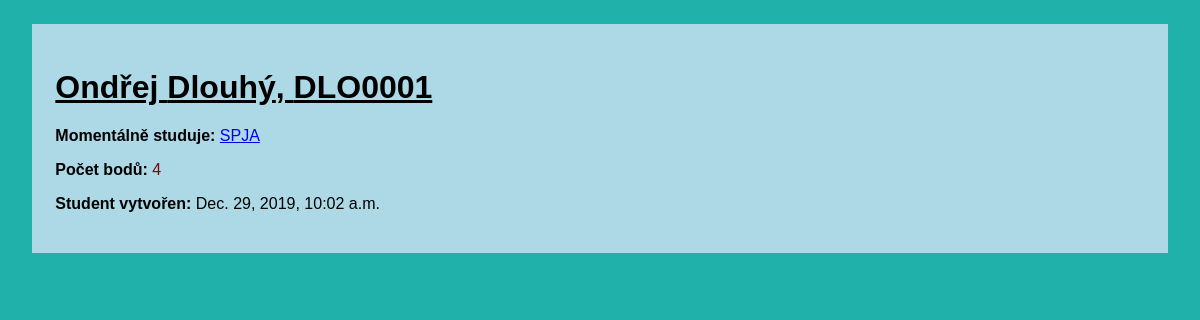
Page /student/1 on the earlier database version.
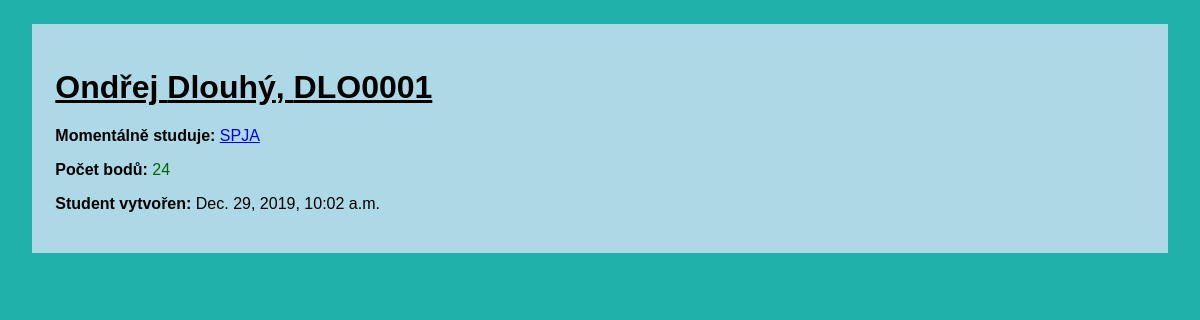
Same page on the later database version.
### grading/models.py (models this page shows, shortened)
class Student(models.Model):
    login = models.CharField(max_length=7, unique=True, null=False)
    password = models.CharField(max_length=100, null=False)
    degree = models.CharField(max_length=100, null=True, blank=False)
    name = models.CharField(max_length=25, null=False)
    surname = models.CharField(max_length=700, null=False)
    created_at = models.DateTimeField(auto_now_add=True)
    points = models.IntegerField(null=False)
    subject = models.ForeignKey(Subject, related_name='students', on_delete=models.CASCADE)

class Subject(models.Model):
    subject_code = models.CharField(max_length=20, null=False, unique=True)
    title = models.CharField(max_length=200, null=False)
    description = models.TextField(max_length=2000, null=False)
    min_points = models.IntegerField(null=False)
    created_at = models.DateField(auto_now_add=True)
    teacher = models.ForeignKey(Teacher, related_name='subjects', on_delete=models.SET_NULL, null=True)
    def __str__(self):
        return self.subject_code

### grading/views.py (the view)
# urls.py: path('student/<int:student_id>', views.student, name="student"),
def student(request, student_id):
    return render(request, 'grading/student.html', {'student' : get_object_or_404(Student, id=student_id)})

### grading/templates/grading/student.html (shortened to what this page needs)
<body>
    <div id=main>
        <h1><u>{{ student.name }} {{ student.surname }}, {{student.login}}</u></h1>
        <div>
            <p>
                <strong>Momentálně studuje: </strong>
                <a href="{% url 'grading:subject_details' student.subject.id %}">{{ student.subject }}</a>
            </p>
            {% if student.points >= student.subject.min_points%}
            <p class="done">
                <strong id="strong_text_in_done_notdone">Počet bodů: </strong>
                {{student.points}}</p>
            {% else %}
            <p class="notdone">
                <strong id="strong_text_in_done_notdone">Počet bodů: </strong>
                {{student.points}}</p>
            {% endif %}
            <p>
                <strong>Student vytvořen:</strong>
                {{student.created_at}}
            </p>
        </div>
    </div>
</body>

### grading/templates/grading/student.html (style rules this page uses)
body { font-family:Arial, Helvetica, sans-serif; background-color:lightseagreen; }
#main { background-color:lightblue; padding: 2%; margin: 2%; }
.done { color:darkgreen; }
#strong_text_in_done_notdone { color:black; }

Differences in the rows shown:
changed Student "Ondřej": points "4" → "24"
